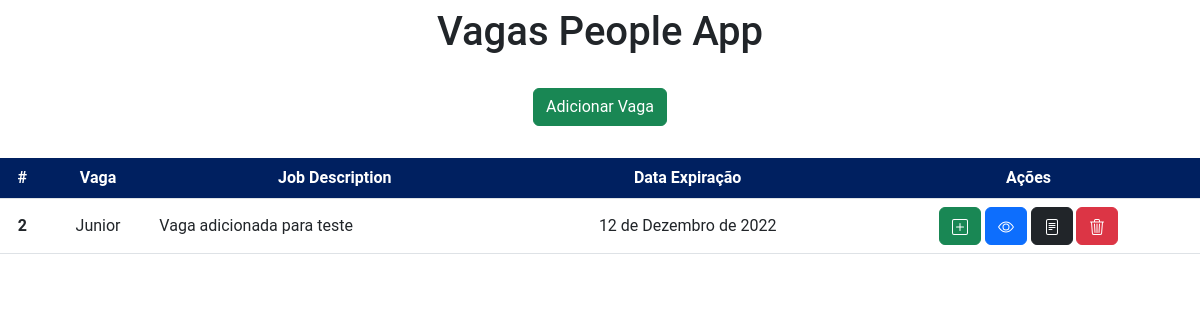
/, run on an earlier commit of the app's database.
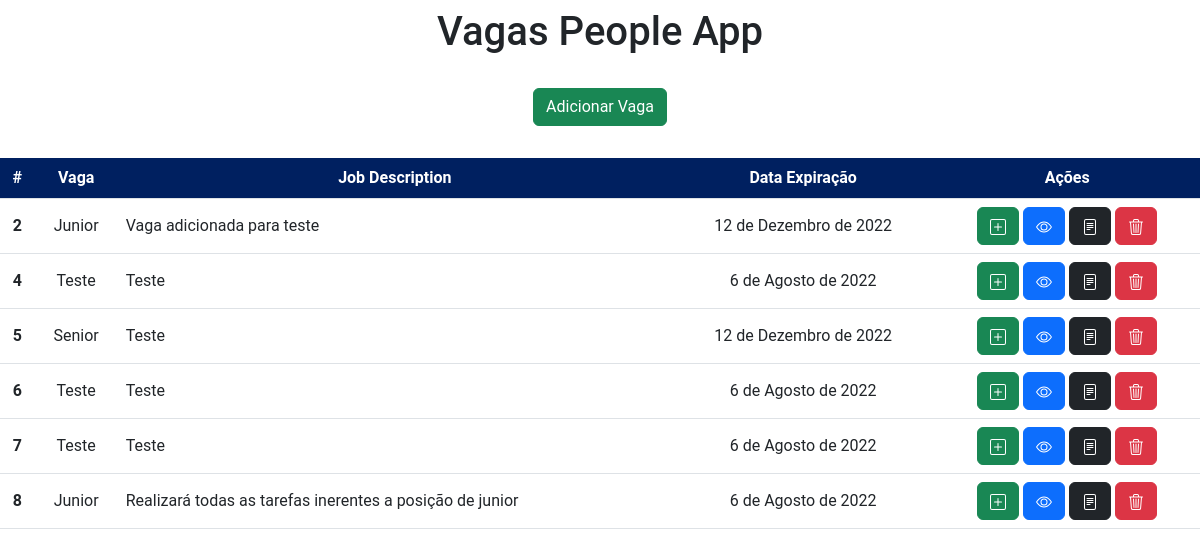
And on a later commit of the database.
### app/models.py (models this page shows, shortened)
class Vagas(models.Model):
    vaga = models.CharField(max_length=150)
    description = models.CharField(max_length=8000)
    data = models.DateField("%d/%m/%Y", auto_now_add=False, auto_now=False, blank=True)

### app/views.py (the view)
# urls.py: 2. Add a URL to urlpatterns:  path('', views.home, name='home')
def home(request):
    data = {}
    data['db'] = Vagas.objects.all()
    return render(request, 'index.html', data)

### app/templates/index.html (shortened to what this page needs)
<!DOCTYPE html>
<html lang="pt-br">
<head>
  <link href="https://cdn.jsdelivr.net/npm/bootstrap@5.2.0-beta1/dist/css/bootstrap.min.css" rel="stylesheet"
>
</head>
<body>
  <div class="col- m-auto pt-2 pb-2 text-center">
    <h1>Vagas People App</h1>
  </div>
  <div class="col- m-auto pt-3 pb-2 text-center">
    <a href="/form" class="btn btn-success">Adicionar Vaga</a>
  </div>
  <div class="col-12 m-auto pt-4 pb-2 text-center">
    <table class="table">
      <thead class="thead-dark">
        <tr>
          <th scope="col">#</th>
          <th scope="col">Vaga</th>
          <th scope="col">Job Description</th>
          <th scope="col">Data Expiração</th>
          <th scope="col">Ações</th>
        </tr>
      </thead>
      <tbody>
        {% for dbs in db %}
        <tr>
          <th>{{dbs.id}}</th>
          <td>{{dbs.vaga}}</td>
          <td class="description">{{dbs.description}}</td>
          <td id="dateField">{{dbs.data}}</td>
          <td>
            <div class="btn-layouts">
              <a href="/add/{{dbs.id}}" class="btn btn-success"></a>
              <a href="/view/{{dbs.id}}" class="btn btn-primary"></a>
              <a href="/edit/{{dbs.id}}" class="btn btn-dark"></a>
              <a href="/delete/{{dbs.id}}" class="btn btn-danger btnDel"></a>
            </div>
          </td>
        </tr>
        {% endfor %}
      </tbody>
    </table>
  </div>
  {% load static %}
</body>
</html>

What changed in the data, as far as the page shows it:
added Vagas: id "4", vaga "Teste", description "Teste", data "6 de Agosto de 2022"
added Vagas: id "5", vaga "Senior", description "Teste", data "12 de Dezembro de 2022"
added Vagas: id "6", vaga "Teste", description "Teste", data "6 de Agosto de 2022"
added Vagas: id "7", vaga "Teste", description "Teste", data "6 de Agosto de 2022"
added Vagas: id "8", vaga "Junior", description "Realizará todas as tarefas inerentes a posição de junior", data "6 de Agosto de 2022"
